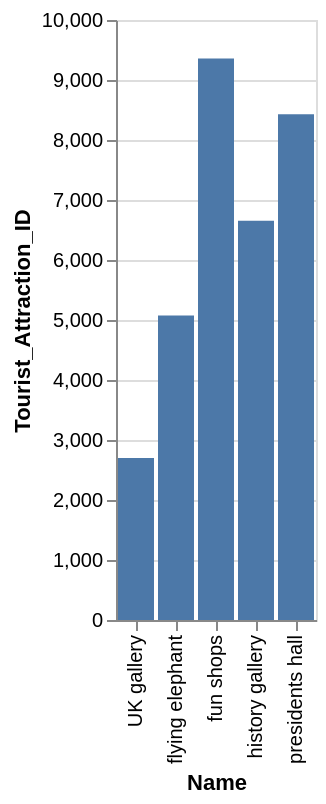

Vega-Lite specification for this chart:
### Vega-Lite specification from a JSON file in a GitHub repository (floating-point values rounded to 4 significant figures)
{"data": {"values": [{"x_data": "UK gallery", "y_data": 2701}, {"x_data": "flying elephant", "y_data": 5076}, {"x_data": "fun shops", "y_data": 9360}, {"x_data": "history gallery", "y_data": 6653}, {"x_data": "presidents hall", "y_data": 8429}]}, "mark": "bar", "encoding": {"x": {"field": "x_data", "type": "nominal", "title": "Name", "sort": "ascending"}, "y": {"field": "y_data", "type": "quantitative", "title": "Tourist_Attraction_ID"}}}
